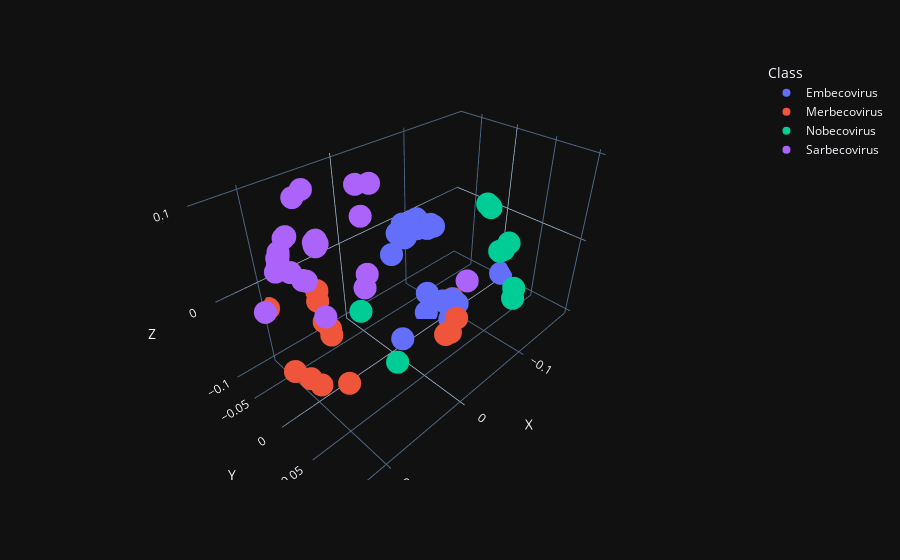

Notebook code for this chart:
### Code cell
mds = MDS(n_components = 3 ,dissimilarity='precomputed')
lower_dim_rep = mds.fit_transform(dissimilarity_matrix)

df = pd.DataFrame({'X' : lower_dim_rep[:,0],'Y' : lower_dim_rep[:,1] , 'Z' : lower_dim_rep[:,2] , 'Class' : Y[1:].ravel()})
fig = px.scatter_3d(df, x='X', y='Y', z='Z',
              color='Class')
fig.layout.template = "plotly_dark"
fig.show()
